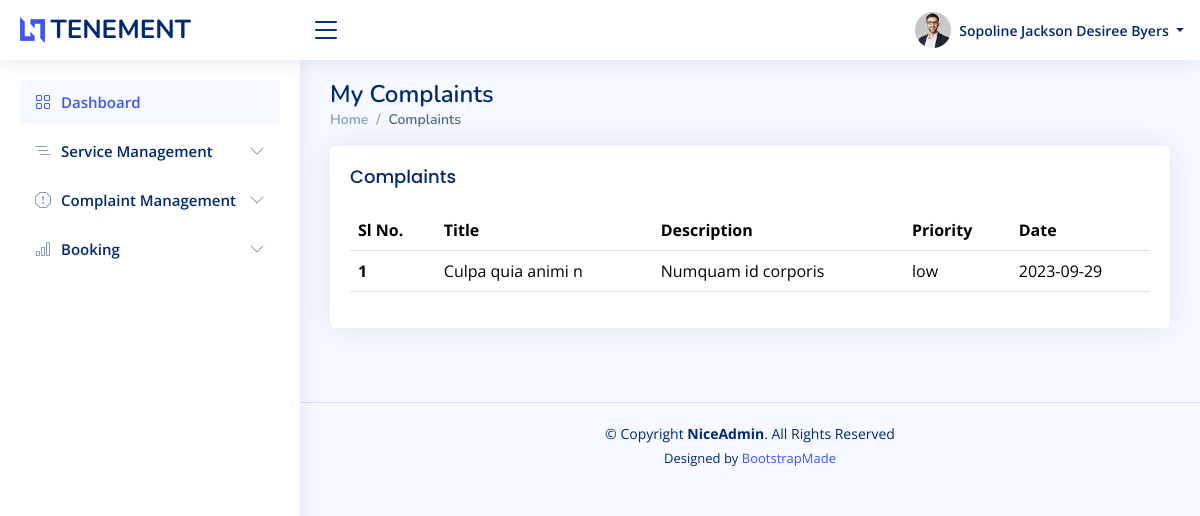
Page /employee/mycomplaints.php (signed in) on the earlier database version.
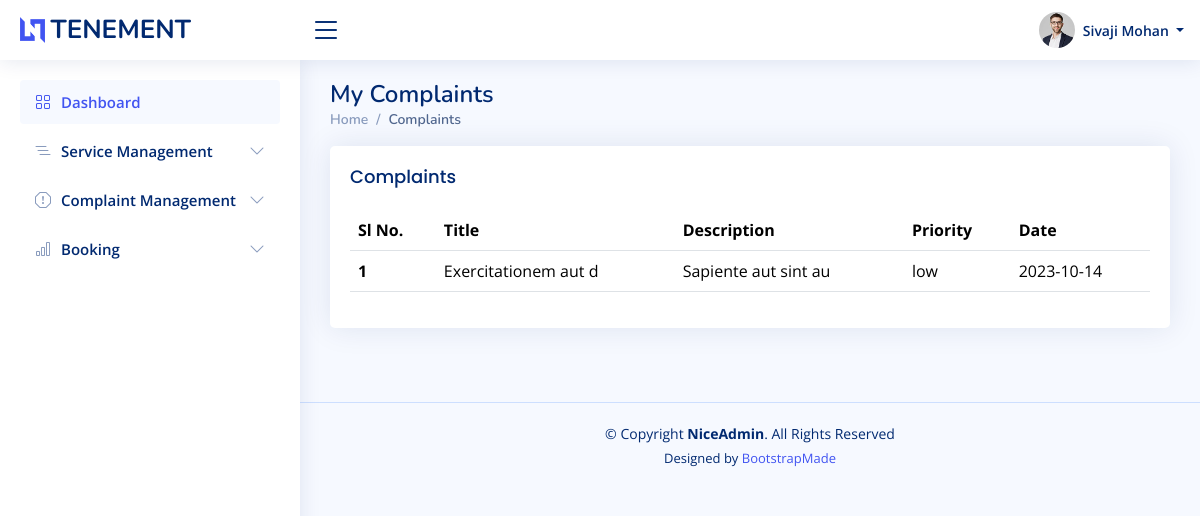
Same page on the later database version.
### tables this page shows
CREATE TABLE `employee_register` (
  `fname` varchar(50) NOT NULL,
  `lname` varchar(50) NOT NULL,
  `housename` varchar(50) NOT NULL,
  `street` varchar(50) NOT NULL,
  `district` varchar(50) NOT NULL,
  `state` varchar(50) NOT NULL,
  `zip` int(30) NOT NULL,
  `dob` date NOT NULL,
  `gender` varchar(50) NOT NULL,
  `phonenumber` varchar(50) NOT NULL,
  `email` varchar(50) NOT NULL,
  `aadhar` varchar(50) NOT NULL,
  `password` varchar(50) NOT NULL
);

CREATE TABLE `complaints` (
  `id` int(50) NOT NULL,
  `title` varchar(50) NOT NULL,
  `description` varchar(200) NOT NULL,
  `priority` varchar(50) NOT NULL,
  `date` varchar(50) NOT NULL,
  `email` varchar(50) NOT NULL,
  `reply` varchar(100) NOT NULL,
  `status` int(50) NOT NULL
);

### connect.php (called while the page is built, shortened)
<?php
$dbname="tenement";
$conn=mysqli_connect("localhost","root","",$dbname);
function select_data($sql)
{
  global $conn;
  $res = mysqli_query($conn, $sql);
  if ($res)
    return $res;
  else
    return False;
}
?>

### employee/mycomplaints.php (the view, shortened to what this page needs)
<?php
include 'header.php';
?>
  <main id="main" class="main">
    <div class="pagetitle">
      <h1>My Complaints</h1>
      <nav>
        <ol class="breadcrumb">
          <li class="breadcrumb-item"><a href="index.php">Home</a></li>
          <li class="breadcrumb-item active">Complaints</li>
        </ol>
      </nav>
    </div>
    <section class="section dashboard">
      <div class="row">
      <section class="section">
      <div class="row">
        <div class="col-lg-12">
        <div class="card">
          <div class="card-body">
            <h5 class="card-title">Complaints</h5>
              <table class="table datatable">
                <thead>
                  <tr>
                    <th scope="col">Sl No.</th>
                    <th scope="col">Title</th>
                    <th scope="col">Description</th>
                    <th scope="col">Priority</th>
                    <th scope="col">Date</th>
                  </tr>
                </thead>
                <tbody>
                <?php
               $sql = "SELECT * FROM `complaints` WHERE reply='0' AND status='1'";
                $data=select_data($sql);
                $n=1;
                while ($row = mysqli_fetch_assoc($data)) {
                  ?>
                  <tr>
                 <th scope='row'><?php echo $n++; ?></th>
                 <td><?php echo  $row['title'] ?></td>
                 <td> <?php echo $row['description'] ?></td>
                 <td><?php echo $row['priority'] ?></td>
                 <td><?php echo $row['date']?></td>
                 </tr>
                  <?php
                  }
                  ?>
                </tbody>
              </table>
            </div>
          </div>
        </div>
      </div>
    </section>
  </main>

### employee/header.php (shortened to what this page needs)
<?php
require '../connect.php';
$email=$_SESSION['email'];
$sql="SELECT * from employee_register where email='$email'";
$data=select_data($sql);
$user=mysqli_fetch_assoc($data);
?>
<!DOCTYPE html>
<html lang="en">
<head>
  <link href="assets/vendor/bootstrap/css/bootstrap.min.css" rel="stylesheet">
  <link href="assets/vendor/bootstrap-icons/bootstrap-icons.css" rel="stylesheet">
  <link href="assets/vendor/boxicons/css/boxicons.min.css" rel="stylesheet">
  <link href="assets/vendor/quill/quill.snow.css" rel="stylesheet">
  <link href="assets/vendor/quill/quill.bubble.css" rel="stylesheet">
  <link href="assets/vendor/remixicon/remixicon.css" rel="stylesheet">
  <link href="assets/vendor/simple-datatables/style.css" rel="stylesheet">
  <link href="assets/css/style.css" rel="stylesheet">
</head>
<body>
  <header id="header" class="header fixed-top d-flex align-items-center">
    <div class="d-flex align-items-center justify-content-between">
      <a href="index.php" class="logo d-flex align-items-center">
        <img src="assets/img/logo.png" alt="">
        <span class="d-none d-lg-block">TENEMENT</span>
      </a>
      <i class="bi bi-list toggle-sidebar-btn"></i>
    </div>
    <nav class="header-nav ms-auto">
      <ul class="d-flex align-items-center">
        <li class="nav-item dropdown pe-3">
          <a class="nav-link nav-profile d-flex align-items-center pe-0" href="#" data-bs-toggle="dropdown">
            <img src="assets/img/profile-img.jpg" alt="Profile" class="rounded-circle">
            <span class="d-none d-md-block dropdown-toggle ps-2"><?php echo $user['fname'];?> <?php echo $user['lname'];?></</span>
          </a>
        </li>
      </ul>
    </nav>
  </header>
  <aside id="sidebar" class="sidebar">
    <ul class="sidebar-nav" id="sidebar-nav">
      <li class="nav-item">
        <a class="nav-link " href="index.php">
          <i class="bi bi-grid"></i>
          <span>Dashboard</span>
        </a>
      </li>
      <li class="nav-item">
        <a class="nav-link collapsed" data-bs-target="#tables-nav" data-bs-toggle="collapse" href="#">
          <i class="bi bi-list-nested"></i><span>Service Management</span><i class="bi bi-chevron-down ms-auto"></i>
        </a>
      </li>
      <li class="nav-item">
        <a class="nav-link collapsed" data-bs-target="#forms-nav" data-bs-toggle="collapse" href="#">
          <i class="bi bi-exclamation-octagon"></i><span>Complaint Management</span><i class="bi bi-chevron-down ms-auto"></i>
        </a>
      </li>
      <li class="nav-item">
        <a class="nav-link collapsed" data-bs-target="#charts-nav" data-bs-toggle="collapse" href="#">
          <i class="bi bi-bar-chart"></i><span>Booking</span><i class="bi bi-chevron-down ms-auto"></i>
        </a>
      </li>
    </ul>
  </aside>

### employee/assets/css/style.css (style rules this page uses)
:root { scroll-behavior: smooth; }
body { font-family: "Open Sans", sans-serif; background: #f6f9ff; color: #444444; }
a { color: #4154f1; text-decoration: none; }
h1, h2, h3, h4, h5, h6 { font-family: "Nunito", sans-serif; }
#main { margin-top: 60px; padding: 20px 30px; transition: all 0.3s; }
.pagetitle { margin-bottom: 10px; }
.pagetitle h1 { font-size: 24px; margin-bottom: 0; font-weight: 600; color: #012970; }
.card { margin-bottom: 30px; border: none; border-radius: 5px; box-shadow: 0px 0 30px rgba(1, 41, 112, 0.1); }
.card-title { padding: 20px 0 15px 0; font-size: 18px; font-weight: 500; color: #012970; font-family: "Poppins", sans-serif; }
.card-body { padding: 0 20px 20px 20px; }
.breadcrumb { font-size: 14px; font-family: "Nunito", sans-serif; color: #899bbd; font-weight: 600; }
.breadcrumb a { color: #899bbd; transition: 0.3s; }
.breadcrumb .breadcrumb-item::before { color: #899bbd; }
.breadcrumb .active { color: #51678f; font-weight: 600; }
.logo { line-height: 1; }
@media (min-width: 1200px) { .logo { width: 280px; } }
.logo img { max-height: 26px; margin-right: 6px; }
.logo span { font-size: 26px; font-weight: 700; color: #012970; font-family: "Nunito", sans-serif; }
.header { transition: all 0.5s; z-index: 997; height: 60px; box-shadow: 0px 2px 20px rgba(1, 41, 112, 0.1); background-color: #fff; padding-left: 20px; }
.header .toggle-sidebar-btn { font-size: 32px; padding-left: 10px; cursor: pointer; color: #012970; }
.header-nav ul { list-style: none; }
.header-nav > ul { margin: 0; padding: 0; }
.header-nav .nav-profile { color: #012970; }
.header-nav .nav-profile img { max-height: 36px; }
.header-nav .nav-profile span { font-size: 14px; font-weight: 600; }
.sidebar { position: fixed; top: 60px; left: 0; bottom: 0; width: 300px; z-index: 996; transition: all 0.3s; padding: 20px; overflow-y: auto; scrollbar-width: thin; scrollbar-color: #aab7cf transparent; box-shadow: 0px 0px 20px rgba(1, 41, 112, 0.1); background-color: #fff; }
@media (min-width: 1200px) { #main, #footer { margin-left: 300px; } }
.sidebar-nav { padding: 0; margin: 0; list-style: none; }
.sidebar-nav li { padding: 0; margin: 0; list-style: none; }
.sidebar-nav .nav-item { margin-bottom: 5px; }
.sidebar-nav .nav-link { display: flex; align-items: center; font-size: 15px; font-weight: 600; color: #4154f1; transition: 0.3; background: #f6f9ff; padding: 10px 15px; border-radius: 4px; }
.sidebar-nav .nav-link i { font-size: 16px; margin-right: 10px; color: #4154f1; }
.sidebar-nav .nav-link.collapsed { color: #012970; background: #fff; }
.sidebar-nav .nav-link.collapsed i { color: #899bbd; }
.sidebar-nav .nav-link .bi-chevron-down { margin-right: 0; transition: transform 0.2s ease-in-out; }
.footer { padding: 20px 0; font-size: 14px; transition: all 0.3s; border-top: 1px solid #cddfff; }
.footer .copyright { text-align: center; color: #012970; }
.footer .credits { padding-top: 5px; text-align: center; font-size: 13px; color: #012970; }

Differences in the rows shown:
removed employee_register: fname "Sopoline Jackson", lname "Desiree Byers"
removed complaints: title "Culpa quia animi n", description "Numquam id corporis", priority "low", date "2023-09-29"
added employee_register: fname "Sivaji", lname "Mohan"
now on this page (row edited): complaints: title "Exercitationem aut d", description "Sapiente aut sint au", priority "low", date "2023-10-14"
